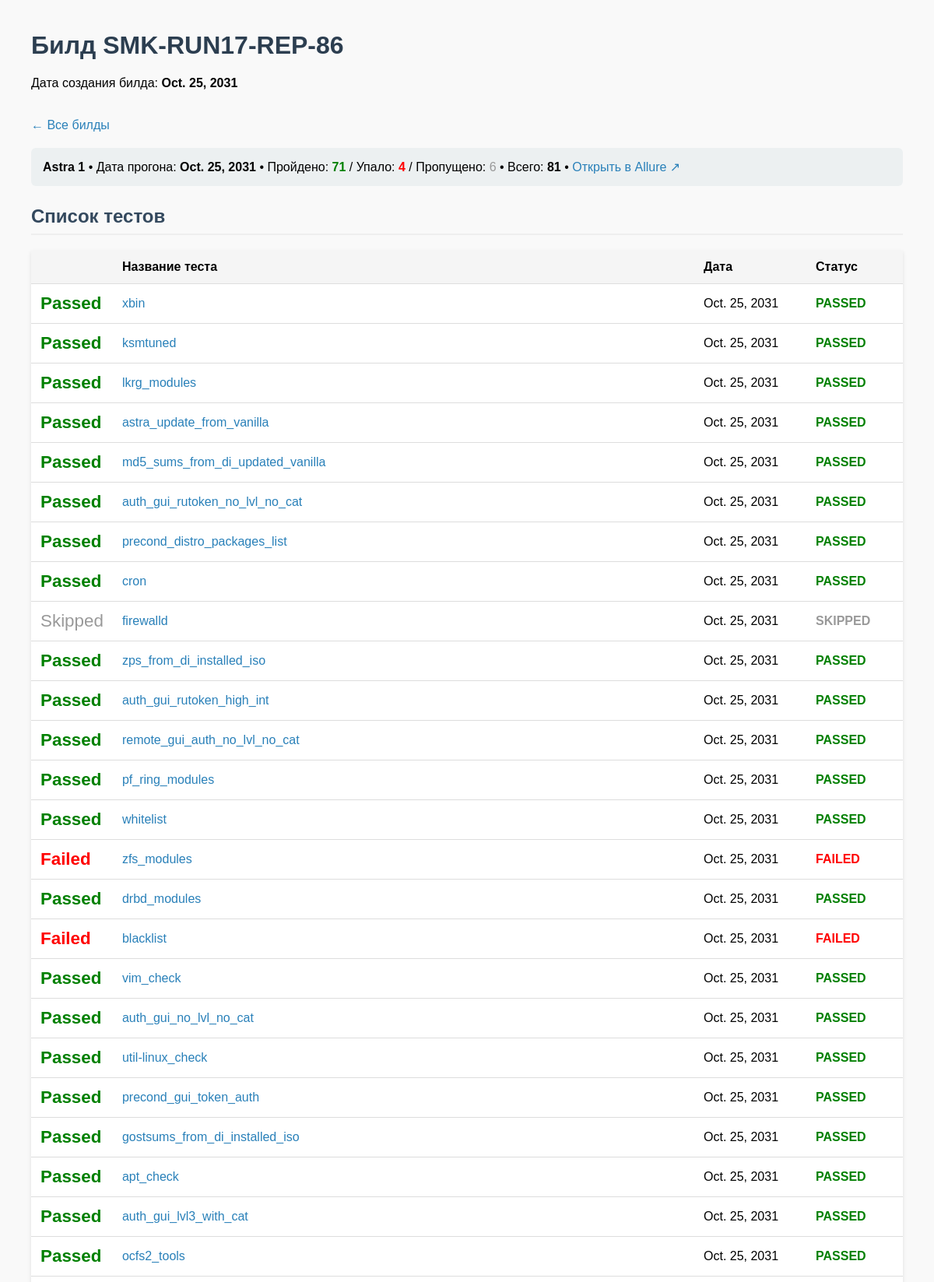
Screenshot of /build/14/ (upper part) with the database file from the repository.
### reports/models.py (models this page shows, shortened)
class Build(models.Model):
    build_number = models.CharField(max_length=50, unique=True)  # Номер билда, e.g., 'SMK-MOB-T17-593'
    date = models.DateField()  # Дата билда
    created_at = models.DateTimeField(auto_now_add=True)

class TestRun(models.Model):
    build = models.ForeignKey(Build, on_delete=models.CASCADE, related_name='test_runs')
    architecture = models.CharField(max_length=100)  # Архитектура, e.g., 'Astra 1.8'
    os_version = models.CharField(max_length=50)  # Версия ОС
    status = models.CharField(max_length=20, choices=[('passed', 'Passed'), ('failed', 'Failed'), ('skipped', 'Skipped')])  # Общий статус
    total_tests = models.IntegerField(default=0)
    passed_tests = models.IntegerField(default=0)
    failed_tests = models.IntegerField(default=0)
    skipped_tests = models.IntegerField(default=0)
    run_date = models.DateField()  # Дата прогона
    allure_report_url = models.URLField(blank=True, null=True)  # Ссылка на Allure-отчёт

class TestCaseRun(models.Model):
    test_run = models.ForeignKey(TestRun, on_delete=models.CASCADE, related_name='test_cases')
    test_name = models.CharField(max_length=200)  # Имя теста, e.g., 'astra-ilev1-control'
    status = models.CharField(max_length=20, choices=[('passed', 'Passed'), ('failed', 'Failed'), ('skipped', 'Skipped')])
    execution_date = models.DateField()  # Дата выполнения этого теста

### reports/views.py (the view)
# urls.py: path('build/<int:build_id>/', views.build_detail, name='build_detail'),
def build_detail(request, build_id):
    build = get_object_or_404(Build, id=build_id)
    test_runs = build.test_runs.all()
    return render(request, 'reports/build_detail.html', {'build': build, 'test_runs': test_runs})

### reports/templates/reports/build_detail.html (shortened to what this page needs)
{% load static %}
<!DOCTYPE html>
<html lang="ru">
<head>
</head>
<body>
    <h1>Билд <strong>{{ build.build_number }}</strong></h1>
    <p>Дата создания билда: <strong>{{ build.date }}</strong></p>
    <a href="{% url 'build_list' %}" class="back-link">← Все билды</a>
    {% for run in test_runs %}
        <div class="summary">
            <strong>{{ run.architecture }}</strong> •
            Дата прогона: <strong>{{ run.run_date }}</strong> •
            Пройдено: <span class="passed">{{ run.passed_tests }}</span> /
            Упало: <span class="failed">{{ run.failed_tests }}</span> /
            Пропущено: <span class="skipped">{{ run.skipped_tests }}</span> •
            Всего: <strong>{{ run.total_tests }}</strong>
            {% if run.allure_report_url %}
                • <a href="{{ run.allure_report_url }}" target="_blank">Открыть в Allure ↗</a>
            {% endif %}
        </div>
        <h2>Список тестов</h2>
        <table>
            <thead>
                <tr>
                    <th width="50"> </th>
                    <th>Название теста</th>
                    <th width="120">Дата</th>
                    <th width="100">Статус</th>
                </tr>
            </thead>
            <tbody>
                {% for case in run.test_cases.all %}
                    <tr>
                        <td class="status-icon">
                            {% if case.status == "passed" %}
                                <span class="passed">Passed</span>
                            {% elif case.status == "failed" %}
                                <span class="failed">Failed</span>
                            {% else %}
                                <span class="skipped">Skipped</span>
                            {% endif %}
                        </td>
                        <td>
                            <a href="{% url 'test_history' case.test_name|urlencode %}">
                                {{ case.test_name }}
                            </a>
                        </td>
                        <td>{{ case.execution_date }}</td>
                        <td>
                            <strong class="{% if case.status == 'passed' %}passed{% elif case.status == 'failed' %}failed{% else %}skipped{% endif %}">
                                {{ case.status|upper }}
                            </strong>
                        </td>
                    </tr>
                {% empty %}
                    <tr>
                        <td colspan="4" style="text-align:center; color:#999;">
                            Тесты не загружены
                        </td>
                    </tr>
                {% endfor %}
            </tbody>
        </table>
    {% empty %}
        <p style="color:#999; font-style:italic;">Для этого билда ещё нет загруженных прогонов.</p>
    {% endfor %}
</body>
</html>

### reports/templates/reports/build_detail.html (style rules this page uses)
body { font-family: Arial, sans-serif; margin: 40px; background: #f9f9f9; }
h1 { color: #2c3e50; }
h2 { color: #34495e; border-bottom: 2px solid #eee; padding-bottom: 8px; }
table { width: 100%; border-collapse: collapse; margin: 20px 0; background: white; box-shadow: 0 2px 5px rgba(0,0,0,0.1); }
th, td { padding: 12px; text-align: left; border-bottom: 1px solid #ddd; }
th { background: #f5f5f5; }
.passed { color: green; font-weight: bold; }
.failed { color: red; font-weight: bold; }
.skipped { color: #999; }
.status-icon { font-size: 1.4em; }
a { color: #2980b9; text-decoration: none; }
.back-link { margin: 20px 0; display: inline-block; }
.summary { background: #ecf0f1; padding: 15px; border-radius: 6px; margin-bottom: 25px; }

### rows the page displays
Build: build_number "SMK-RUN17-REP-86", date "Oct. 25, 2031"
TestRun: architecture "Astra 1", run_date "Oct. 25, 2031", passed_tests "71", failed_tests "4", skipped_tests "6", total_tests "81"
TestCaseRun: shows "Passed", test_name "xbin", execution_date "Oct. 25, 2031", status "PASSED"
TestCaseRun: shows "Passed", test_name "ksmtuned", execution_date "Oct. 25, 2031", status "PASSED"
TestCaseRun: shows "Passed", test_name "lkrg_modules", execution_date "Oct. 25, 2031", status "PASSED"
TestCaseRun: shows "Passed", test_name "astra_update_from_vanilla", execution_date "Oct. 25, 2031", status "PASSED"
TestCaseRun: shows "Passed", test_name "md5_sums_from_di_updated_vanilla", execution_date "Oct. 25, 2031", status "PASSED"
TestCaseRun: shows "Passed", test_name "auth_gui_rutoken_no_lvl_no_cat", execution_date "Oct. 25, 2031", status "PASSED"
TestCaseRun: shows "Passed", test_name "precond_distro_packages_list", execution_date "Oct. 25, 2031", status "PASSED"
TestCaseRun: shows "Passed", test_name "cron", execution_date "Oct. 25, 2031", status "PASSED"
TestCaseRun: shows "Skipped", test_name "firewalld", execution_date "Oct. 25, 2031", status "SKIPPED"
TestCaseRun: shows "Passed", test_name "zps_from_di_installed_iso", execution_date "Oct. 25, 2031", status "PASSED"
TestCaseRun: shows "Passed", test_name "auth_gui_rutoken_high_int", execution_date "Oct. 25, 2031", status "PASSED"
TestCaseRun: shows "Passed", test_name "remote_gui_auth_no_lvl_no_cat", execution_date "Oct. 25, 2031", status "PASSED"
TestCaseRun: shows "Passed", test_name "pf_ring_modules", execution_date "Oct. 25, 2031", status "PASSED"
TestCaseRun: shows "Passed", test_name "whitelist", execution_date "Oct. 25, 2031", status "PASSED"
TestCaseRun: shows "Failed", test_name "zfs_modules", execution_date "Oct. 25, 2031", status "FAILED"
TestCaseRun: shows "Passed", test_name "drbd_modules", execution_date "Oct. 25, 2031", status "PASSED"
TestCaseRun: shows "Failed", test_name "blacklist", execution_date "Oct. 25, 2031", status "FAILED"
TestCaseRun: shows "Passed", test_name "vim_check", execution_date "Oct. 25, 2031", status "PASSED"
TestCaseRun: shows "Passed", test_name "auth_gui_no_lvl_no_cat", execution_date "Oct. 25, 2031", status "PASSED"
TestCaseRun: shows "Passed", test_name "util-linux_check", execution_date "Oct. 25, 2031", status "PASSED"
TestCaseRun: shows "Passed", test_name "precond_gui_token_auth", execution_date "Oct. 25, 2031", status "PASSED"
TestCaseRun: shows "Passed", test_name "gostsums_from_di_installed_iso", execution_date "Oct. 25, 2031", status "PASSED"
TestCaseRun: shows "Passed", test_name "apt_check", execution_date "Oct. 25, 2031", status "PASSED"
TestCaseRun: shows "Passed", test_name "auth_gui_lvl3_with_cat", execution_date "Oct. 25, 2031", status "PASSED"
TestCaseRun: shows "Passed", test_name "ocfs2_tools", execution_date "Oct. 25, 2031", status "PASSED"
